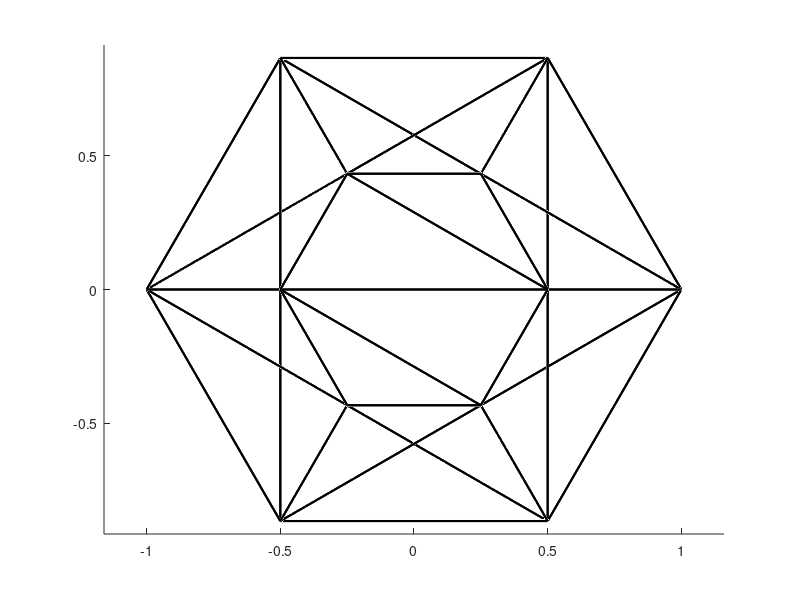

Write MATLAB code to recreate this figure.
clear; close all; clc;

vertex = [
+0.5000,+0.0000,+0.9145;
+0.2500,+0.4330,+0.9145;
-0.2500,+0.4330,+0.9145;
-0.5000,-0.0000,+0.9145;
-0.2500,-0.4330,+0.9145;
+0.2500,-0.4330,+0.9145;
+1.0000,+0.0000,+0.1000;
+0.5000,+0.8660,+0.1000;
-0.5000,+0.8660,+0.1000;
-1.0000,-0.0000,+0.1000;
-0.5000,-0.8660,+0.1000;
+0.5000,-0.8660,+0.1000;
+1.0000,+0.0000,-0.1000;
+0.5000,+0.8660,-0.1000;
-0.5000,+0.8660,-0.1000;
-1.0000,-0.0000,-0.1000;
-0.5000,-0.8660,-0.1000;
+0.5000,-0.8660,-0.1000;
+0.5000,+0.0000,-0.9145;
+0.2500,+0.4330,-0.9145;
-0.2500,+0.4330,-0.9145;
-0.5000,-0.0000,-0.9145;
-0.2500,-0.4330,-0.9145;
+0.2500,-0.4330,-0.9145;
];
face = [
0,1,2;
0,2,3;
3,4,5;
3,5,0;
0,6,1;
6,7,1;
1,7,2;
7,8,2;
2,8,3;
8,9,3;
3,9,4;
9,10,4;
4,10,5;
10,11,5;
5,11,0;
11,6,0;
6,12,7;
12,13,7;
7,13,8;
13,14,8;
8,14,9;
14,15,9;
9,15,10;
15,16,10;
10,16,11;
16,17,11;
11,17,6;
17,12,6;
12,18,13;
18,19,13;
13,19,14;
19,20,14;
14,20,15;
20,21,15;
15,21,16;
21,22,16;
16,22,17;
22,23,17;
17,23,12;
23,18,12;
18,20,19;
18,21,20;
21,23,22;
21,18,23;
];

figure(1); clf;
hold on;
axis equal;
for i = 1:size(face,1)
    v = vertex(face(i, :)+1, :);
    plot3([v(1,1), v(2,1)], [v(1,2), v(2,2)], [v(1,3), v(2,3)], ...
        'k', 'linewidth', 1.5);
    plot3([v(2,1), v(3,1)], [v(2,2), v(3,2)], [v(2,3), v(3,3)], ...
        'k', 'linewidth', 1.5);
    plot3([v(3,1), v(1,1)], [v(3,2), v(1,2)], [v(3,3), v(1,3)], ...
        'k', 'linewidth', 1.5);
end